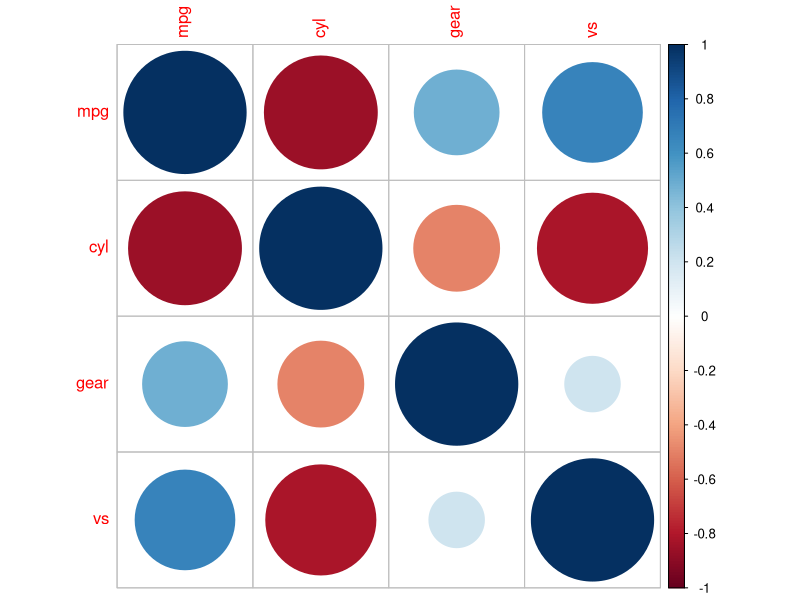
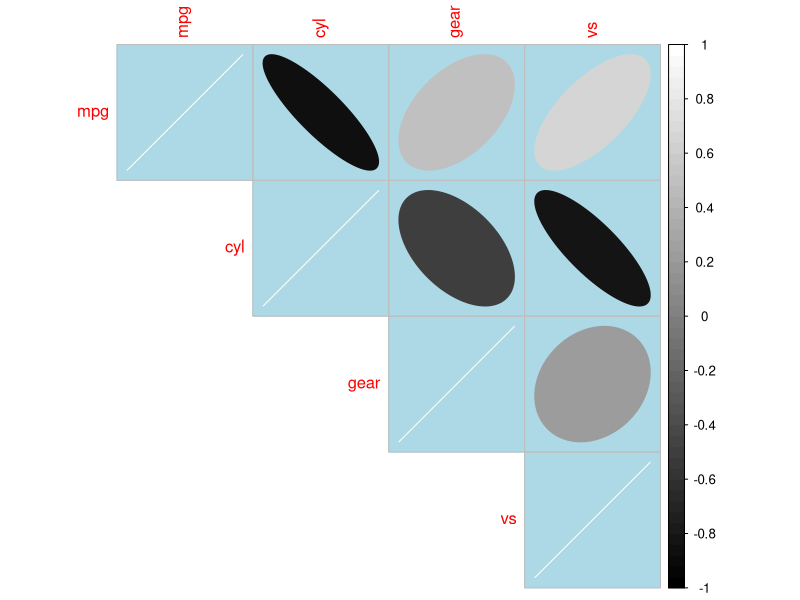
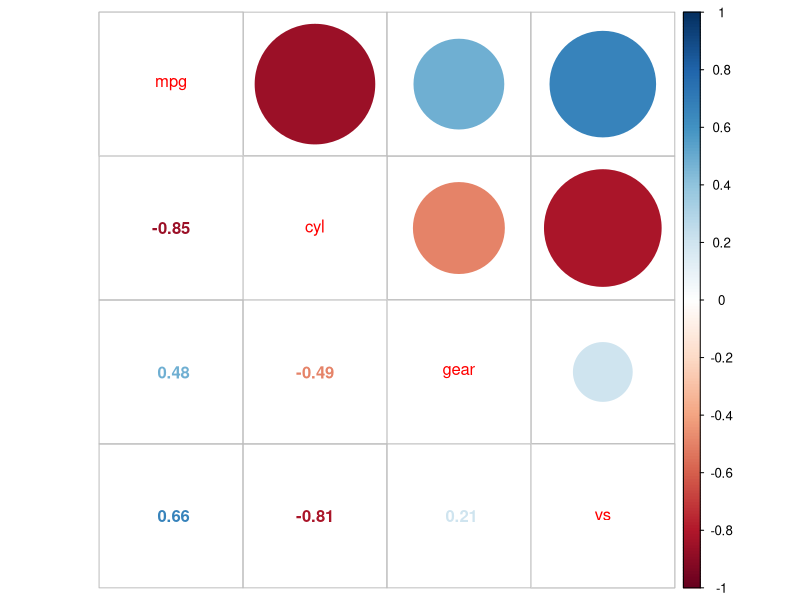

Source code (R) for these figures, in order:
## ---- chunk 1
#First some set up:

if (!require(corrplot)) {
  install.packages("corrplot")
} else {
  require(corrplot)
}

if (!require(tidyverse)) {
  install.packages("tidyverse")
} else {
  require(tidyverse)
}
## ---- chunk 2

# Here's the function, with a formula I found on the internet. The input argument is the temperature in Celsius. A variable called TempF is created within the function, which is the result of taking TempC and transforming it. We then return the value of TempF

C2F <- function(TempC) {
  TempF <- TempC * 1.8 + 32
  return(TempF)
}
## ---- chunk 3
# What's 20 degrees Celsius in Fahrenheit?

C2F(20)
## ---- chunk 4
# What are all these values in Fahrenheit?

oldTemps <- c(19, 27, 0, 66, 37)

C2F(oldTemps)
## ---- chunk 5

# R has a handy build in dataset called mtcars full of nice continuous variables we can correlate. 
data("mtcars")
head(mtcars)

# Select only the variables you're interested in correlating
our_mtcars <- mtcars %>% 
  select(mpg, cyl, gear, vs)

# cor() is the basic R function for computing correlations. As arguments, it needs two vectors of the same length, or a dataframe with at least two columns. 

# Inputing two vectors produces one correlation coefficient.
cor(our_mtcars$mpg, our_mtcars$cyl)

# Inputting a dataframe of multiple columns creates a correlation matrix
cor(our_mtcars)

# However, these are rather ugly matrices. For nicer ones, I recommend the corrplot package.
# The main function is corrplot(), which takes as inputs a correlation matrix and a 'method'.

# First, save your correlation matrix
CarCor <- cor(our_mtcars)

corrplot(CarCor, method="circle")

# Instead of numbers, the matrix is now filled with colored circles. The color of the circle represents the value of the correlation, with 1 as the darkest blue and -1 the darkest red. The size and saturation of the circles also gives you information about the value of the correlation. Corrplot has many optional arguments for changing the appearance of this plot. Play around with these, and with the different methods. Type ?corrplot to see all the options.

colors <- colorRampPalette(c("black","white"))

corrplot(CarCor, method="ellipse", type="upper", 
         col=colors(50), bg="lightblue")

# to get really fancy, try corrplot.mixed instead. This lets you vizualize in multiple ways.

corrplot.mixed(CarCor)
